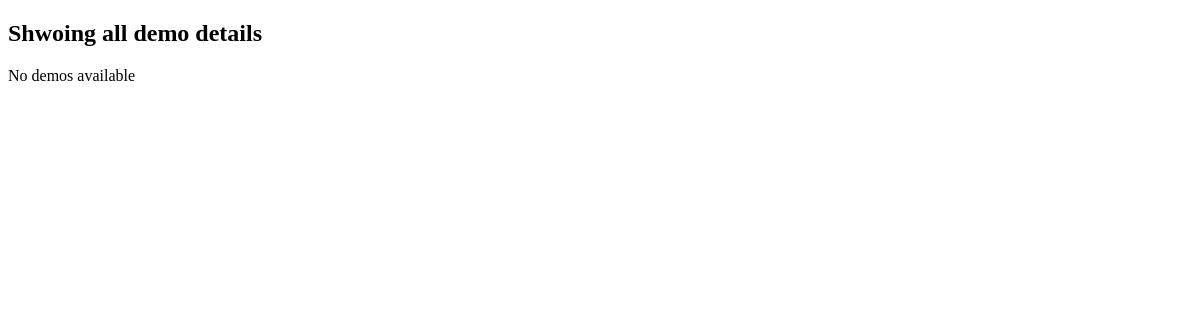
The page /all_demo/ on the database as committed earlier.
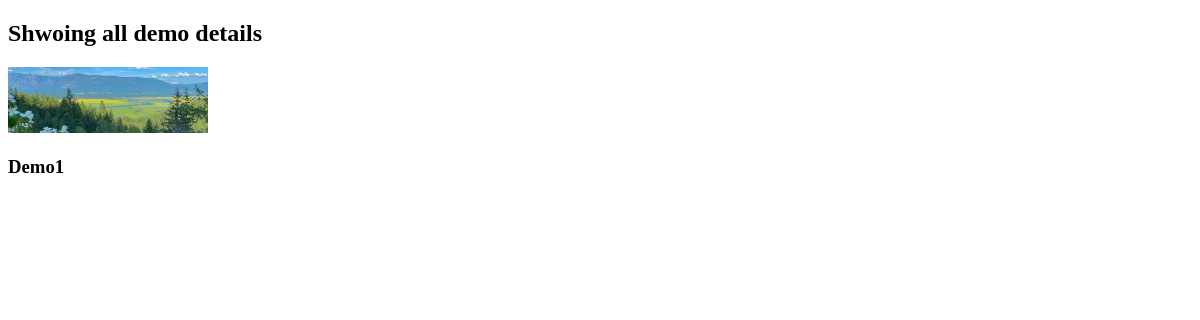
The same page on the database as committed later.
### demo/models.py (models this page shows)
class Details_Demo(models.Model):
    DEMO_INFO=[
        ('FR','FRONTEND'),
        ('BC','BACKEND'),
        ('DT','DATA'),
    ]
    name=models.CharField(max_length=100)
    image = models.ImageField(upload_to='demoImage/')
    date_added = models.DateTimeField(default=timezone.now)
    type=models.CharField(max_length=2,choices=DEMO_INFO)
    description = models.TextField(default='')

### demo/views.py (the view)
# urls.py: path('',views.all_demo,name="all_demo"),
def all_demo(request):
    demos = Details_Demo.objects.all()
    return render(request,'demo/demo.html',{'demos':demos})

### demo/templates/demo/demo.html (shortened to what this page needs)
<!DOCTYPE html>
<html lang="en">
<head>
</head>
<body>
    <h2> Shwoing all demo details</h2>
    {% for demo in demos %}
<div>
    <img src="{{ demo.image.url }}" alt="" width="200">
    <h3>{{ demo.name }}</h3>
</div>
{% empty %}
<p>No demos available</p>
{% endfor %}
</body>
</html>

Rows that differ between the two databases and show on the page:
added Details_Demo: image (picture), name "Demo1"
Other text that changed with them:
text no longer shown: "No demos available"
